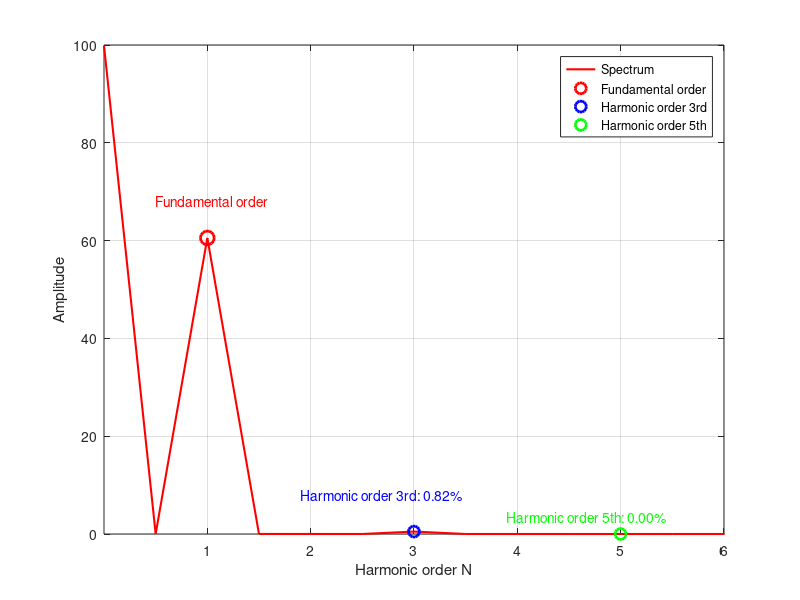
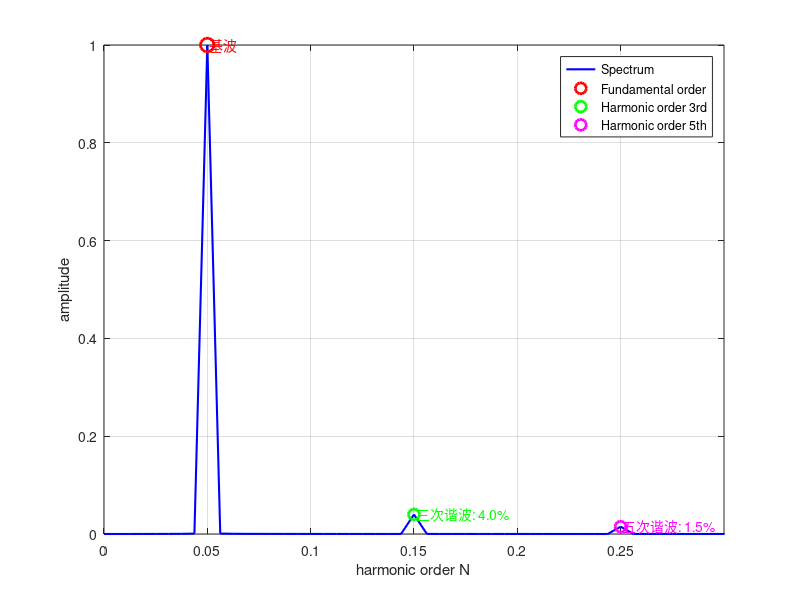

Write the MATLAB code that produced these figures, in order. (Note: this script raises an error after producing the figures.)
clc; clear;

% 定义参数
T = 20; % 周期，单位：秒
f = 1/T; % 频率，单位：Hz
N = 8; % 周期数

% 增加时间分辨率
t = linspace(0, N*T, 10000); % 时间轴，单位：秒

% 生成正弦信号（包含谐波）
%y = sin(2*pi*f*t) + 1 ;
y = sin(2*pi*f*t) + 1 + 0.04*sin(2*3*pi*f*t+pi/5) + 0.015*sin(2*5*pi*f*t+pi/7);

% figure;
% plot(t, y)
% xlabel('时间 (秒)');
% ylabel('幅值');
% title('原始信号');
% grid on;

% ==================== 频谱分析和谐波占比计算 ====================
Fs = 1/(t(2)-t(1)); % 采样频率
L = length(y); % 信号长度


Y = fft(y-1);
%Y = fft(y);
P2 = abs(Y/L);
P1 = P2(1:L/2+1);
P1(2:end-1) = 2*P1(2:end-1);
freq = Fs*(0:(L/2))/L;

% 找到基波频率位置
fundamental_freq = f; % 0.05 Hz
[~, fund_idx] = min(abs(freq - fundamental_freq));

% 找到三次谐波频率位置 (3*f)
third_harmonic_freq = 3*f;
[~, third_idx] = min(abs(freq - third_harmonic_freq));

% 找到五次谐波频率位置 (5*f)
fifth_harmonic_freq = 5*f;
[~, fifth_idx] = min(abs(freq - fifth_harmonic_freq));

% 计算谐波占比
fundamental_amplitude = P1(fund_idx);
third_harmonic_amplitude = P1(third_idx);
fifth_harmonic_amplitude = P1(fifth_idx);

third_harmonic_ratio = (third_harmonic_amplitude / fundamental_amplitude) * 100;
fifth_harmonic_ratio = (fifth_harmonic_amplitude / fundamental_amplitude) * 100;

% 显示原始信号谐波分析结果
fprintf('=== 原始信号谐波分析 ===\n');
fprintf('基波频率: %.4f Hz, 幅值: %.6f\n', fundamental_freq, fundamental_amplitude);
fprintf('三次谐波频率: %.4f Hz, 幅值: %.6f, 占比: %.2f%%\n', third_harmonic_freq, third_harmonic_amplitude, third_harmonic_ratio);
fprintf('五次谐波频率: %.4f Hz, 幅值: %.6f, 占比: %.2f%%\n', fifth_harmonic_freq, fifth_harmonic_amplitude, fifth_harmonic_ratio);

% ==================== 积分计算部分 ====================
% 定义积分区间（单位：秒）
interval_length = T/2; % ~6.667秒
ddx = T/10;
ddx2 = 2*T/7.5;

% 定义五组积分区间（单位：秒）
intervals = [0, interval_length         ;   T,     T+interval_length    ;  2*T,      2*T+interval_length;      3*T,      3*T+interval_length     ; 4*T, 4*T+interval_length;
             ddx+0, ddx+interval_length ;  ddx+T,  ddx+T+interval_length;  ddx+2*T,  ddx+2*T+interval_length;  ddx+3*T,  ddx+3*T+interval_length ; ddx+4*T, ddx+4*T+interval_length;
%             ddx2+0, ddx2+interval_length; ddx2+T, ddx2+T+interval_length; ddx2+2*T, ddx2+2*T+interval_length; ddx2+3*T, ddx2+3*T+interval_length; ddx2+4*T, ddx2+4*T+interval_length;
             ];

% 定义偏移量 d（单位：秒）
d_values = 0:0.005:40; % 从0秒偏移到40秒，步长0.05秒
total_integrals = zeros(length(d_values), 1);

for j = 1:length(d_values)
    d = d_values(j); % d 的单位是秒
    
    integrals = zeros(size(intervals, 1), 1);
    for i = 1:size(intervals, 1)
        % 获取当前区间并加上偏移量 d
        x1 = intervals(i, 1) + d;
        x2 = intervals(i, 2) + d;
        
        % 使用逻辑掩码获得更精确的积分
        mask = (t >= x1) & (t <= x2);
        if any(mask)
            integrals(i) = trapz(t(mask), y(mask));
        else
            integrals(i) = 0;
        end
    end
    
    total_integrals(j) = sum(integrals);
end

% ==================== 积分结果的谐波分析 ====================
Fs_d = 1/(d_values(2)-d_values(1)); % d的采样频率
L_d = length(total_integrals);

Y_int = fft(total_integrals ); % 去除直流分量
%Y_int = fft(total_integrals - mean(total_integrals)); % 去除直流分量
P2_int = abs(Y_int/L_d);
P1_int = P2_int(1:L_d/2+1);
P1_int(2:end-1) = 2*P1_int(2:end-1);
freq_d = Fs_d*(0:(L_d/2))/L_d;

% 找到积分结果中的基波频率（主要频率成分）
[~, main_freq_idx] = max(P1_int(2:end)); % 跳过直流分量
main_freq_idx = main_freq_idx + 1;
main_frequency = freq_d(main_freq_idx);

% 找到积分结果中的三次和五次谐波
[~, third_int_idx] = min(abs(freq_d - 3*main_frequency));
[~, fifth_int_idx] = min(abs(freq_d - 5*main_frequency));

% 计算积分结果的谐波占比
main_amplitude_int = P1_int(main_freq_idx);
third_amplitude_int = P1_int(third_int_idx);
fifth_amplitude_int = P1_int(fifth_int_idx);

third_ratio_int = (third_amplitude_int / main_amplitude_int) * 100;
fifth_ratio_int = (fifth_amplitude_int / main_amplitude_int) * 100;

% 显示积分结果谐波分析结果
fprintf('\n=== 积分结果谐波分析 ===\n');
fprintf('主要频率: %.4f Hz, 幅值: %.6f\n', main_frequency, main_amplitude_int);
fprintf('三次谐波频率: %.4f Hz, 幅值: %.6f, 占比: %.2f%%\n', 3*main_frequency, third_amplitude_int, third_ratio_int);
fprintf('五次谐波频率: %.4f Hz, 幅值: %.6f, 占比: %.2f%%\n', 5*main_frequency, fifth_amplitude_int, fifth_ratio_int);

% ==================== 绘制频谱图并在图上显示谐波占比 ====================
% 原始信号频谱图
figure;
%subplot(2,1,1);
plot(freq, P1, 'b', 'LineWidth', 1.5);
hold on;
plot(freq(fund_idx), fundamental_amplitude, 'ro', 'MarkerSize', 10, 'LineWidth', 2);
plot(freq(third_idx), third_harmonic_amplitude, 'go', 'MarkerSize', 8, 'LineWidth', 2);
plot(freq(fifth_idx), fifth_harmonic_amplitude, 'mo', 'MarkerSize', 8, 'LineWidth', 2);

% 在图上添加谐波占比文本
text(freq(fund_idx)+0.001, fundamental_amplitude, '基波', 'FontSize', 10, 'Color', 'r');
text(freq(third_idx)+0.001, third_harmonic_amplitude, ...
    sprintf('三次谐波: %.1f%%', third_harmonic_ratio), 'FontSize', 10, 'Color', 'g');
text(freq(fifth_idx)+0.001, fifth_harmonic_amplitude, ...
    sprintf('五次谐波: %.1f%%', fifth_harmonic_ratio), 'FontSize', 10, 'Color', 'm');

xlabel('harmonic order N');
%
ylabel('amplitude');
%ylabel('幅值');
%title('原始信号频谱 - 谐波分析');
xlim([0, 0.3]);
grid on;
box on;
%harmonic order N
%spectrum
legend('Spectrum', 'Fundamental order', 'Harmonic order 3rd', 'Harmonic order 5th', 'Location', 'northeast');
%legend('频谱', '基波', '三次谐波', '五次谐波', 'Location', 'northeast');


% 积分结果频谱图
%subplot(2,1,2);
figure;
plot(freq_d, P1_int, 'r', 'LineWidth', 1.5);
hold on;
plot(freq_d(main_freq_idx), main_amplitude_int, 'ro', 'MarkerSize', 10, 'LineWidth', 2);
plot(freq_d(third_int_idx), third_amplitude_int, 'bo', 'MarkerSize', 8, 'LineWidth', 2);
plot(freq_d(fifth_int_idx), fifth_amplitude_int, 'go', 'MarkerSize', 8, 'LineWidth', 2);

% 在图上添加谐波占比文本
%fundamental order
text(freq_d(main_freq_idx)-0.025, main_amplitude_int+7.5, 'Fundamental order', 'FontSize', 10, 'Color', 'r');


%text(freq_d(main_freq_idx)+0.01, main_amplitude_int, '基频', 'FontSize', 10, 'Color', 'r');
%harmonic order 3rd

text(freq_d(third_int_idx)-0.055, third_amplitude_int+7.5, ...
    sprintf('Harmonic order 3rd: %.2f%%', third_ratio_int), 'FontSize', 10, 'Color', 'b');
text(freq_d(fifth_int_idx)-0.055, fifth_amplitude_int+3.5, ...
    sprintf('Harmonic order 5th: %.2f%%', fifth_ratio_int), 'FontSize', 10, 'Color', 'g');

% text(freq_d(third_int_idx)+0.001, third_amplitude_int, ...
%     sprintf('三次谐波: %.1f%%', third_ratio_int), 'FontSize', 10, 'Color', 'g');
% text(freq_d(fifth_int_idx)+0.001, fifth_amplitude_int, ...
%     sprintf('五次谐波: %.1f%%', fifth_ratio_int), 'FontSize', 10, 'Color', 'm');

xlabel('Harmonic order N');
%
ylabel('Amplitude');
% xlabel('频率 (Hz)');
% ylabel('幅值');
% title('积分结果频谱 - 谐波分析');
xlim([0, 0.3]);
xticks(0.05:0.05:0.3);  % 从0.05到0.3，步长0.05
xticklabels({'1', '2', '3', '4', '5', '6'});  % 对应的标签
grid on;
box on;
legend('Spectrum', 'Fundamental order', 'Harmonic order 3rd', 'Harmonic order 5th', 'Location', 'northeast');
%legend('four-segmented spectrum', 'fundamental order', 'harmonic order 3rd', 'harmonic order 5th', 'Location', 'northeast');
%legend('频谱', '基频', '三次谐波', '五次谐波', 'Location', 'northeast');
exportgraphics(gcf, 'figure10d.png', 'Resolution', 1200); 


% ==================== 对比分析图 ====================
figure;
subplot(3,1,1);
plot(d_values, total_integrals, 'LineWidth', 1.5);
xlabel('偏移量 d (秒)');
ylabel('积分值');
title('积分结果随偏移量变化');
grid on;

% 频谱对比
subplot(3,1,2);
plot(freq, P1, 'b', 'LineWidth', 1.5);
hold on;
plot(freq_d, P1_int, 'r', 'LineWidth', 1.5);
xlabel('频率 (Hz)');
ylabel('幅值');
title('频谱对比 - 蓝色:原始信号, 红色:积分结果');
xlim([0, 0.3]);
grid on;
legend('原始信号', '积分结果');

% 谐波占比对比
subplot(3,1,3);
harmonics_original = [fundamental_amplitude, third_harmonic_amplitude, fifth_harmonic_amplitude];
harmonics_integral = [main_amplitude_int, third_amplitude_int, fifth_amplitude_int];
ratios_original = [100, third_harmonic_ratio, fifth_harmonic_ratio];
ratios_integral = [100, third_ratio_int, fifth_ratio_int];

bar([ratios_original; ratios_integral]');
set(gca, 'XTickLabel', {'基波', '三次谐波', '五次谐波'});
ylabel('相对占比 (%)');
title('谐波占比对比');
legend('原始信号', '积分结果');
grid on;

% ==================== 详细数据输出 ====================
fprintf('\n=== 详细对比分析 ===\n');
fprintf('频率成分对比:\n');
fprintf('                原始信号    积分结果\n');
fprintf('基波频率(Hz):   %.4f     %.4f\n', fundamental_freq, main_frequency);
fprintf('三次谐波(Hz):   %.4f     %.4f\n', third_harmonic_freq, 3*main_frequency);
fprintf('五次谐波(Hz):   %.4f     %.4f\n', fifth_harmonic_freq, 5*main_frequency);

fprintf('\n谐波占比变化:\n');
fprintf('                原始信号    积分结果    变化\n');
fprintf('三次谐波占比:   %.2f%%     %.2f%%     %+.2f%%\n', ...
    third_harmonic_ratio, third_ratio_int, third_ratio_int - third_harmonic_ratio);
fprintf('五次谐波占比:   %.2f%%     %.2f%%     %+.2f%%\n', ...
    fifth_harmonic_ratio, fifth_ratio_int, fifth_ratio_int - fifth_harmonic_ratio);
